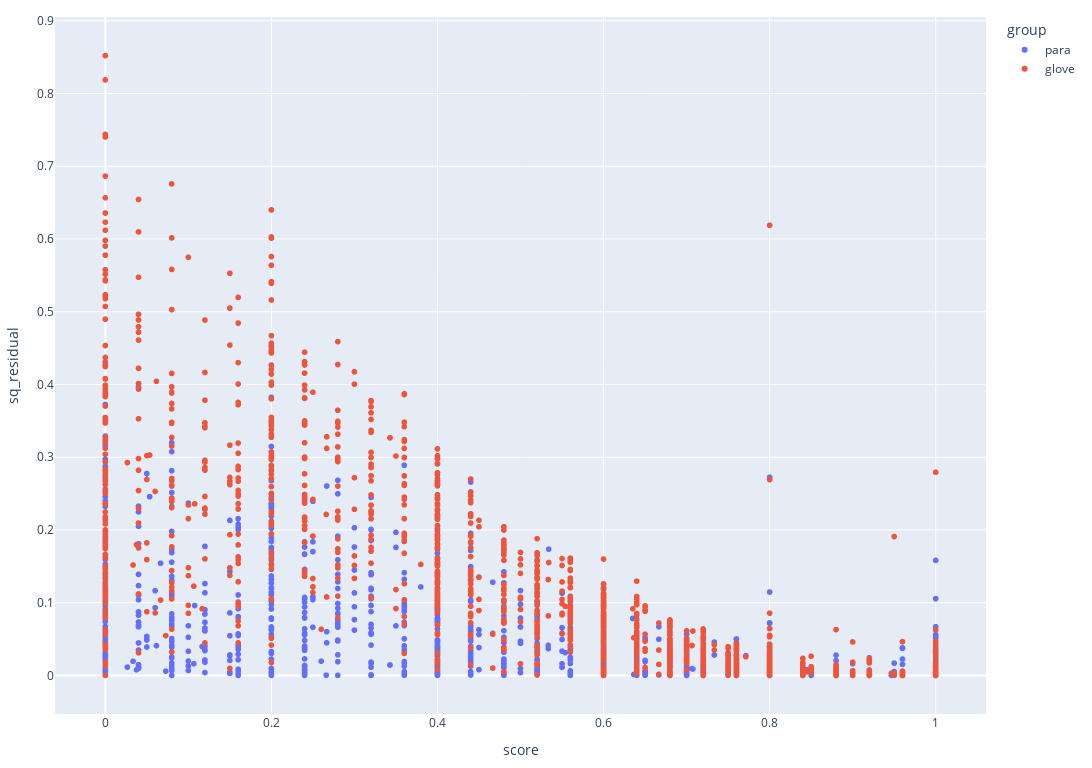

The notebook cell saved with this chart:
### Code cell
scatter_compare_embeddings(sts_compare, dist_col="sq_residual")

### Figure 1 — Plotly figure (JSON) as saved in the notebook; plotly's stock layout.template omitted (floating-point values rounded to 4 significant figures; data arrays with more than 128 entries replaced by an {"elided": "..."} marker saying what was removed)
{"data": [{"hovertemplate": "group=para<br>score=%{x}<br>sq_residual=%{y}<extra></extra>", "legendgroup": "para", "marker": {"color": "#636efa", "symbol": "circle"}, "mode": "markers", "name": "para", "showlegend": true, "type": "scattergl", "x": {"elided": "1379 float values"}, "xaxis": "x", "y": {"elided": "1379 float values"}, "yaxis": "y"}, {"hovertemplate": "group=glove<br>score=%{x}<br>sq_residual=%{y}<extra></extra>", "legendgroup": "glove", "marker": {"color": "#EF553B", "symbol": "circle"}, "mode": "markers", "name": "glove", "showlegend": true, "type": "scattergl", "x": {"elided": "1379 float values"}, "xaxis": "x", "y": {"elided": "1379 float values"}, "yaxis": "y"}], "layout": {"height": 768, "legend": {"title": {"text": "group"}, "tracegroupgap": 0}, "margin": {"b": 16, "l": 16, "r": 16, "t": 16}, "width": 1366, "xaxis": {"anchor": "y", "domain": [0, 1], "title": {"text": "score"}}, "yaxis": {"anchor": "x", "domain": [0, 1], "title": {"text": "sq_residual"}}}}
